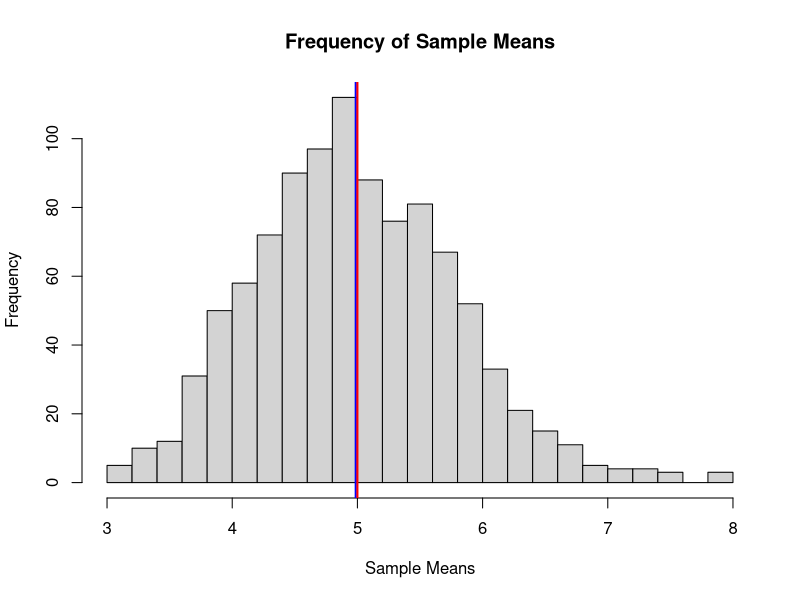
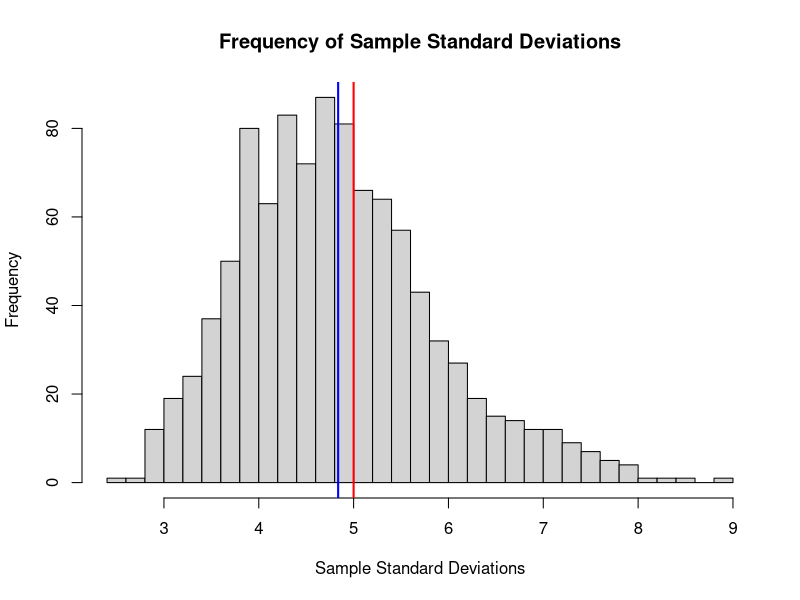
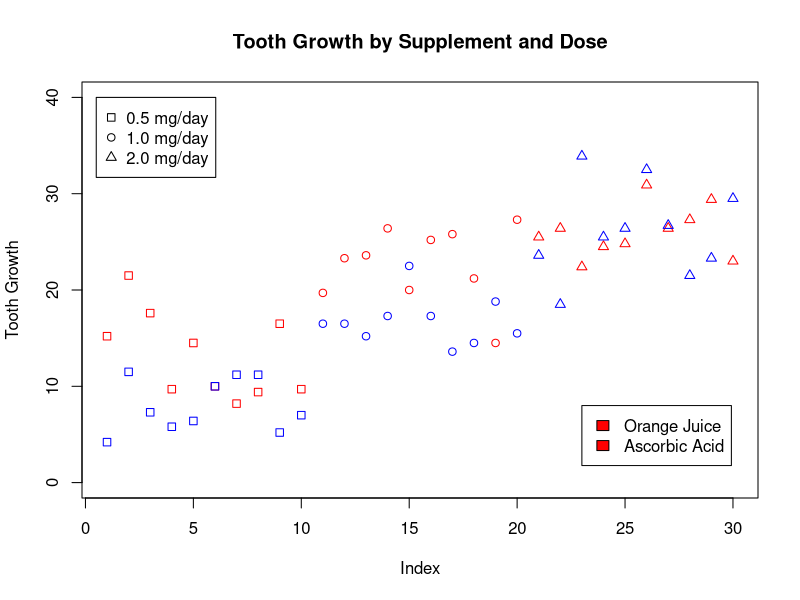
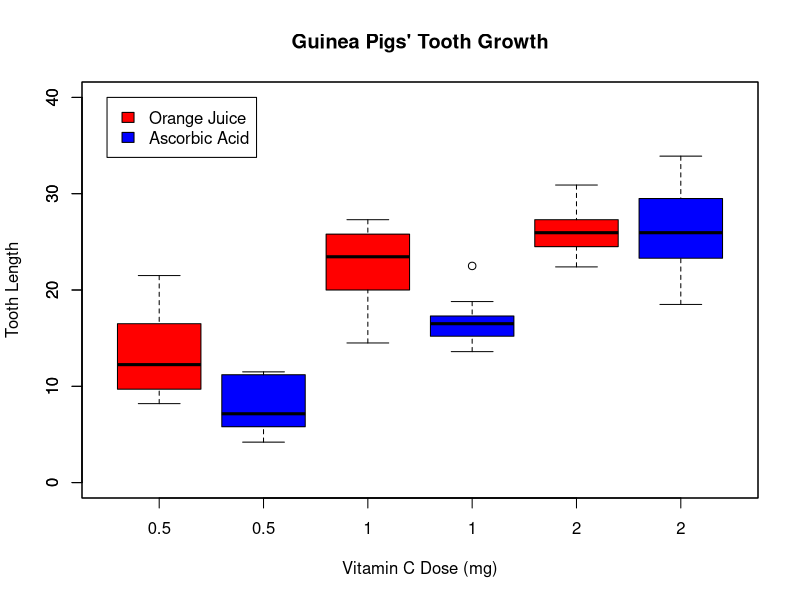

Source code (R) for these figures, in order:
## ---- chunk 1
knitr::opts_chunk$set(echo = TRUE)
## ---- chunk 2
# simulation variables
n <- 40  #number of random observations taken per sample
B <- 1000  #number of samples

# create simulation matrix
M <- matrix(rexp(n*B, 0.2), B, n)

# get mean of each sample
M_means <- apply(M, 1, mean)
## ---- chunk 3
# histogram of means of sampled distributions
hist(M_means, breaks=30, 
     main="Frequency of Sample Means", xlab = "Sample Means")

# add vertical lines for sample and theoretical means
abline(v=mean(M_means), col="blue", lwd=2) # mean of sampled means
abline(v=1/.2, col="red", lwd=2) # theoretical mean
## ---- chunk 4
# calculate sd of samples
M_variations <- apply(M, 1, sd)
## ---- chunk 5
# histogram of means of sampled distributions
hist(M_variations, breaks=45, 
     main="Frequency of Sample Standard Deviations", 
     xlab = "Sample Standard Deviations")

# add vertical lines for sample and theoretical means
abline(v=mean(M_variations), col="blue", lwd=2) # mean of sampled means
abline(v=1/.2, col="red", lwd=2) # theoretical mean
## ---- chunk 6
# fetch libraries
library(datasets)
data("ToothGrowth")

## ---- chunk 7
# get dimensions
dim(ToothGrowth)

# table of tooth growth by supplement and dose
table(ToothGrowth$supp, ToothGrowth$dose)
## ---- chunk 8
# subset by supplement
oj_all <- ToothGrowth[ToothGrowth$supp=="OJ",]
vd_all <- ToothGrowth[ToothGrowth$supp=="VC",]

# scatterplot of growth by dose by supplement
plot(oj_all$len, pch=oj_all$dose, col="red", 
     main="Tooth Growth by Supplement and Dose", 
     ylab="Tooth Growth",
     ylim=c(0,40))
points(vd_all$len, pch=vd_all$dose, col="blue")
legend(0.5, 40, c("0.5 mg/day", "1.0 mg/day", "2.0 mg/day"), pch=c(0,1,2))
legend(23, 8, c("Orange Juice", "Ascorbic Acid"), fill="red", "blue")

## ---- chunk 9
# boxplots of distributions of tooth growth by supplement and dose

boxplot(len~dose, data=oj_all, col="red",
        boxwex=0.4, at=1:3-.25,
        main="Guinea Pigs' Tooth Growth", 
        xlab = "Vitamin C Dose (mg)", ylab = "Tooth Length",
        xlim=c(0.5, 3.5), ylim=c(0,40))
boxplot(len~dose, data=vd_all, boxwex=0.4, at=1:3+.25, col="blue", add=TRUE)
legend(0.5, 40, c("Orange Juice", "Ascorbic Acid"), fill=c("red", "blue"))


## ---- chunk 10
# t-test for difference in means
overall_test <- t.test(vd_all$len, oj_all$len, paired = FALSE)
overall_test$p.value
overall_test

## ---- chunk 11
oj_0.5 <- ToothGrowth[ToothGrowth$supp=="OJ" & ToothGrowth$dose==0.5, 1]
oj_1 <- ToothGrowth[ToothGrowth$supp=="OJ" & ToothGrowth$dose==1, 1]
oj_2 <- ToothGrowth[ToothGrowth$supp=="OJ" & ToothGrowth$dose==2, 1]

# t-test for difference in means by dose
dose_0.5 <- t.test(oj_all[oj_all$dose==0.5,]$len, vd_all[vd_all$dose==0.5,]$len,
                   paired = FALSE)

dose_1.0 <- t.test(oj_all[oj_all$dose==1,]$len, vd_all[vd_all$dose==1,]$len,
                   paired = FALSE)

dose_2.0 <- t.test(oj_all[oj_all$dose==2,]$len, vd_all[vd_all$dose==2,]$len,
                   paired = FALSE)

dose_0.5$estimate[[2]]
dose_2.0
